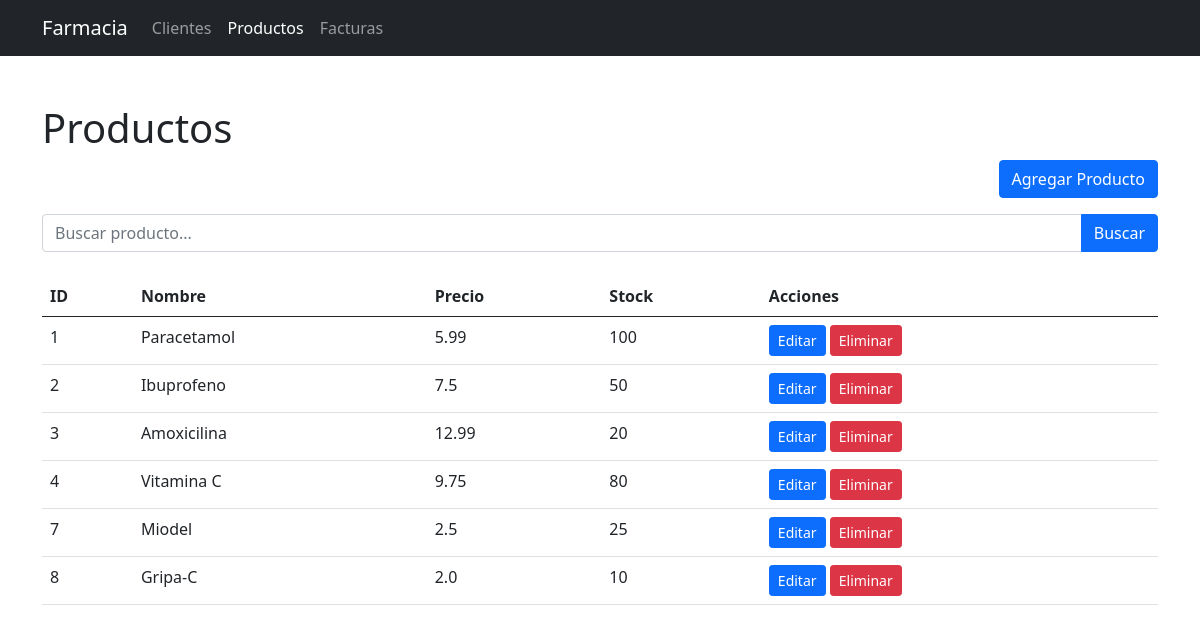
The page /productos on the database its author committed.
### tables this page shows
CREATE TABLE productos (
        id INTEGER PRIMARY KEY AUTOINCREMENT,
        nombre TEXT NOT NULL,
        precio REAL NOT NULL,
        stock INTEGER NOT NULL
    );

### app.py (the view)
@app.route('/productos')
def productos():
    productos = obtener_productos()  # Función para obtener los productos desde la base de datos
    return render_template('productos.html', active='productos', productos=productos)

### app.py (called while the page is built)
def obtener_productos():
    conn = sqlite3.connect('farmacia.db')
    cursor = conn.cursor()
    cursor.execute('SELECT * FROM productos')
    productos = cursor.fetchall()
    conn.close()
    return productos

### templates/productos.html (shortened to what this page needs)
{% extends "base.html" %}
{% block content %}
    <h1 class="mt-5">Productos</h1>
    <div class="d-flex justify-content-end mb-3">
        <a href="/agregar_producto" class="btn btn-primary">Agregar Producto</a>
    </div>
    <form action="/buscar_producto" method="POST" class="mb-3">
        <div class="input-group">
            <input type="text" class="form-control" name="busqueda" placeholder="Buscar producto...">
            <button type="submit" class="btn btn-primary">Buscar</button>
        </div>
    </form>
    <table class="table mt-4">
        <thead>
            <tr>
                <th>ID</th>
                <th>Nombre</th>
                <th>Precio</th>
                <th>Stock</th>
                <th>Acciones</th>
            </tr>
        </thead>
        <tbody>
            {% for producto in productos %}
            <tr>
                <td>{{ producto[0] }}</td>
                <td>{{ producto[1] }}</td>
                <td>{{ producto[2] }}</td>
                <td>{{ producto[3] }}</td>
                <td>
                    <a href="/editar_producto/{{ producto[0] }}" class="btn btn-primary btn-sm">Editar</a>
                    <form action="/eliminar_producto/{{ producto[0] }}" method="post" style="display:inline">
                        <button type="submit" class="btn btn-danger btn-sm">Eliminar</button>
                    </form>
                </td>
            </tr>
            {% endfor %}
        </tbody>
    </table>
{% endblock %}

### rows shown on the page
productos: id "1", nombre "Paracetamol", precio "5.99", stock "100"
productos: id "2", nombre "Ibuprofeno", precio "7.5", stock "50"
productos: id "3", nombre "Amoxicilina", precio "12.99", stock "20"
productos: id "4", nombre "Vitamina C", precio "9.75", stock "80"
productos: id "7", nombre "Miodel", precio "2.5", stock "25"
productos: id "8", nombre "Gripa-C", precio "2.0", stock "10"
